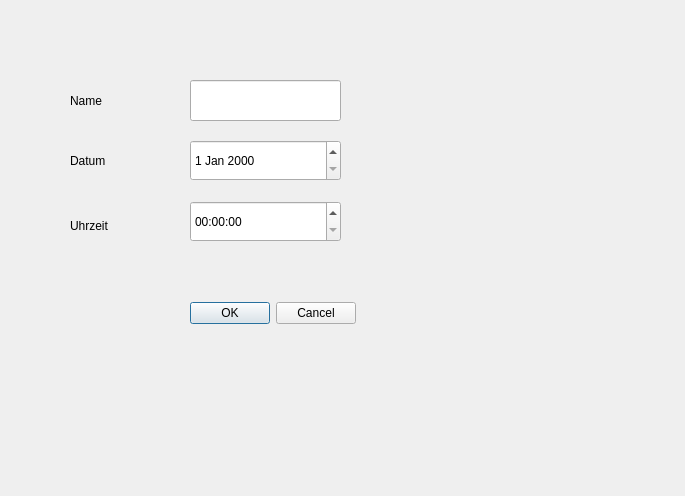
<?xml version="1.0" encoding="UTF-8"?>
<ui version="4.0">
 <class>Form</class>
 <widget class="QWidget" name="Form">
  <property name="geometry">
   <rect>
    <x>0</x>
    <y>0</y>
    <width>685</width>
    <height>496</height>
   </rect>
  </property>
  <property name="windowTitle">
   <string>Form</string>
  </property>
  <widget class="QLabel" name="label">
   <property name="geometry">
    <rect>
     <x>70</x>
     <y>80</y>
     <width>91</width>
     <height>41</height>
    </rect>
   </property>
   <property name="text">
    <string>Name</string>
   </property>
  </widget>
  <widget class="QLabel" name="label_2">
   <property name="geometry">
    <rect>
     <x>70</x>
     <y>140</y>
     <width>111</width>
     <height>41</height>
    </rect>
   </property>
   <property name="text">
    <string>Datum</string>
   </property>
  </widget>
  <widget class="QLabel" name="label_3">
   <property name="geometry">
    <rect>
     <x>70</x>
     <y>200</y>
     <width>101</width>
     <height>51</height>
    </rect>
   </property>
   <property name="text">
    <string>Uhrzeit</string>
   </property>
  </widget>
  <widget class="QDateEdit" name="dateEdit">
   <property name="geometry">
    <rect>
     <x>190</x>
     <y>140</y>
     <width>151</width>
     <height>41</height>
    </rect>
   </property>
  </widget>
  <widget class="QTimeEdit" name="timeEdit">
   <property name="geometry">
    <rect>
     <x>190</x>
     <y>201</y>
     <width>151</width>
     <height>41</height>
    </rect>
   </property>
  </widget>
  <widget class="QLineEdit" name="lineEdit">
   <property name="geometry">
    <rect>
     <x>190</x>
     <y>80</y>
     <width>151</width>
     <height>41</height>
    </rect>
   </property>
  </widget>
  <widget class="QDialogButtonBox" name="buttonBox">
   <property name="geometry">
    <rect>
     <x>135</x>
     <y>273</y>
     <width>221</width>
     <height>81</height>
    </rect>
   </property>
   <property name="standardButtons">
    <set>QDialogButtonBox::Cancel|QDialogButtonBox::Ok</set>
   </property>
  </widget>
 </widget>
 <resources/>
 <connections/>
</ui>
